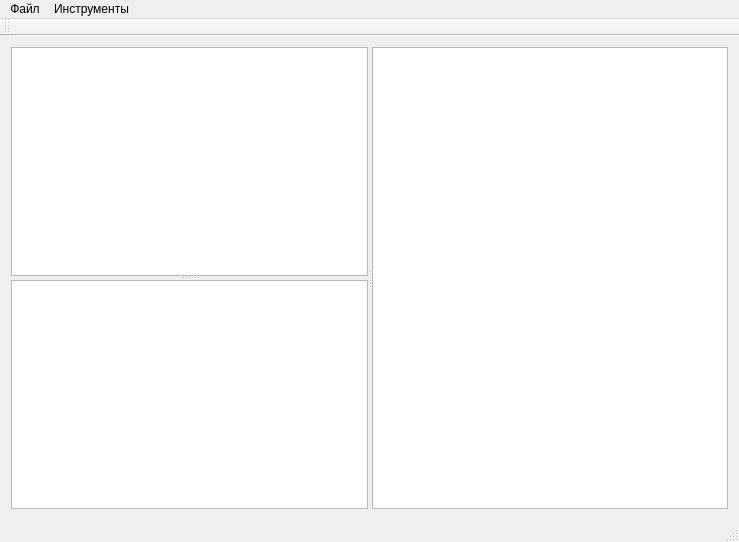
<?xml version="1.0" encoding="UTF-8"?>
<ui version="4.0">
 <class>textedClass</class>
 <widget class="QMainWindow" name="textedClass">
  <property name="geometry">
   <rect>
    <x>0</x>
    <y>0</y>
    <width>739</width>
    <height>542</height>
   </rect>
  </property>
  <property name="windowTitle">
   <string>texted</string>
  </property>
  <widget class="QWidget" name="centralWidget">
   <layout class="QVBoxLayout" name="verticalLayout">
    <item>
     <widget class="QSplitter" name="splitter_2">
      <property name="orientation">
       <enum>Qt::Horizontal</enum>
      </property>
      <widget class="QSplitter" name="splitter">
       <property name="orientation">
        <enum>Qt::Vertical</enum>
       </property>
       <widget class="QTreeView" name="dirsView"/>
       <widget class="QListView" name="filesView"/>
      </widget>
      <widget class="QTextEdit" name="textView"/>
     </widget>
    </item>
   </layout>
  </widget>
  <widget class="QMenuBar" name="menuBar">
   <property name="geometry">
    <rect>
     <x>0</x>
     <y>0</y>
     <width>739</width>
     <height>21</height>
    </rect>
   </property>
   <widget class="QMenu" name="menu">
    <property name="title">
     <string>Файл</string>
    </property>
    <addaction name="action"/>
    <addaction name="action_2"/>
    <addaction name="separator"/>
    <addaction name="action_3"/>
   </widget>
   <widget class="QMenu" name="menu_2">
    <property name="title">
     <string>Инструменты</string>
    </property>
    <addaction name="action_5"/>
   </widget>
   <addaction name="menu"/>
   <addaction name="menu_2"/>
  </widget>
  <widget class="QToolBar" name="mainToolBar">
   <attribute name="toolBarArea">
    <enum>TopToolBarArea</enum>
   </attribute>
   <attribute name="toolBarBreak">
    <bool>false</bool>
   </attribute>
  </widget>
  <widget class="QStatusBar" name="statusBar"/>
  <action name="action">
   <property name="text">
    <string>Сохранить сессию</string>
   </property>
  </action>
  <action name="action_2">
   <property name="text">
    <string>Загрузить сессию</string>
   </property>
  </action>
  <action name="action_3">
   <property name="text">
    <string>Выход</string>
   </property>
  </action>
  <action name="action_5">
   <property name="text">
    <string>Фильтр</string>
   </property>
  </action>
 </widget>
 <layoutdefault spacing="6" margin="11"/>
 <resources>
  <include location="texted.qrc"/>
 </resources>
 <connections/>
</ui>
